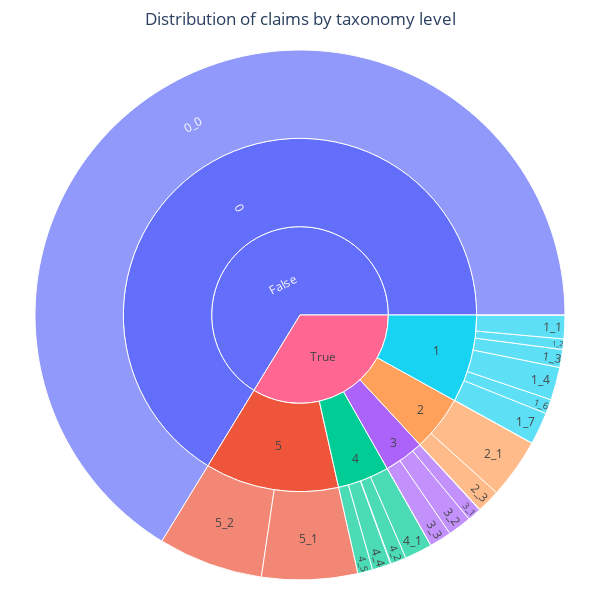

This figure's notebook cell:
### Markdown cell above
![](./cards_taxonomy.png)

### Code cell
df["is_contrarian_claim"] = df["cards_claim_1"] != "0"
px.sunburst(
    df.sort_values("cards_claim_2"),
    path=["is_contrarian_claim", "cards_claim_1", "cards_claim_2"],
    color="cards_claim_1",
    title="Distribution of claims by taxonomy level",
    width=600,
    height=600,
).update_traces(sort=False, hovertemplate="%{id}: <b>%{value:,d}</b>").update_layout(
    dict(margin=dict(l=20, r=20, t=50, b=20), title_x=0.5)
)

### Figure 1 — Plotly figure (JSON) as saved in the notebook; plotly's stock layout.template omitted (floating-point values rounded to 4 significant figures)
{"data": [{"branchvalues": "total", "customdata": [["0"], ["5"], ["4"], ["3"], ["2"], ["1"], ["0"], ["5"], ["5"], ["4"], ["4"], ["4"], ["4"], ["4"], ["3"], ["3"], ["3"], ["3"], ["3"], ["3"], ["2"], ["2"], ["1"], ["1"], ["1"], ["1"], ["1"], ["1"], ["1"], ["1"], ["0"], ["(?)"]], "domain": {"x": [0, 1], "y": [0, 1]}, "hovertemplate": "%{id}: <b>%{value:,d}</b>", "ids": ["False/0/0_0", "True/5", "True/4", "True/3", "True/2", "True/1", "False/0", "True/5/5_2", "True/5/5_1", "True/4/4_5", "True/4/4_4", "True/4/4_3", "True/4/4_2", "True/4/4_1", "True/3/3_6", "True/3/3_4", "True/3/3_3", "True/3/3_2", "True/3/3_1", "True/3/3_0", "True/2/2_3", "True/2/2_1", "True/1/1_8", "True/1/1_7", "True/1/1_6", "True/1/1_4", "True/1/1_3", "True/1/1_2", "True/1/1_1", "True/1/1_0", "False", "True"], "labels": ["0_0", "5", "4", "3", "2", "1", "0", "5_2", "5_1", "4_5", "4_4", "4_3", "4_2", "4_1", "3_6", "3_4", "3_3", "3_2", "3_1", "3_0", "2_3", "2_1", "1_8", "1_7", "1_6", "1_4", "1_3", "1_2", "1_1", "1_0", "False", "True"], "marker": {"colors": ["#636efa", "#EF553B", "#00cc96", "#ab63fa", "#FFA15A", "#19d3f3", "#636efa", "#EF553B", "#EF553B", "#00cc96", "#00cc96", "#00cc96", "#00cc96", "#00cc96", "#ab63fa", "#ab63fa", "#ab63fa", "#ab63fa", "#ab63fa", "#ab63fa", "#FFA15A", "#FFA15A", "#19d3f3", "#19d3f3", "#19d3f3", "#19d3f3", "#19d3f3", "#19d3f3", "#19d3f3", "#19d3f3", "#636efa", "#FF6692"]}, "name": "", "parents": ["False/0", "True", "True", "True", "True", "True", "False", "True/5", "True/5", "True/4", "True/4", "True/4", "True/4", "True/4", "True/3", "True/3", "True/3", "True/3", "True/3", "True/3", "True/2", "True/2", "True/1", "True/1", "True/1", "True/1", "True/1", "True/1", "True/1", "True/1", "", ""], "sort": false, "type": "sunburst", "values": [20882, 3855, 1485, 1154, 1598, 2534, 20882, 2014, 1841, 287, 357, 9, 302, 530, 1, 1, 424, 453, 263, 12, 447, 1151, 5, 620, 277, 631, 344, 202, 449, 6, 20882, 10626]}], "layout": {"height": 600, "legend": {"tracegroupgap": 0}, "margin": {"b": 20, "l": 20, "r": 20, "t": 50}, "title": {"text": "Distribution of claims by taxonomy level", "x": 0.5}, "width": 600}}
